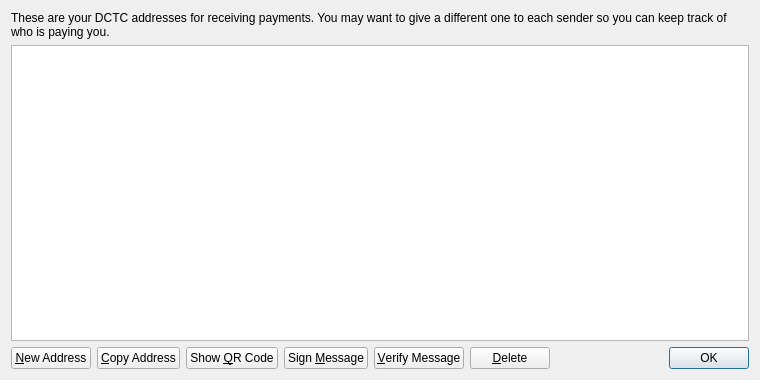
<?xml version="1.0" encoding="UTF-8"?>
<ui version="4.0">
 <class>AddressBookPage</class>
 <widget class="QWidget" name="AddressBookPage">
  <property name="geometry">
   <rect>
    <x>0</x>
    <y>0</y>
    <width>760</width>
    <height>380</height>
   </rect>
  </property>
  <property name="windowTitle">
   <string>Address Book</string>
  </property>
  <layout class="QVBoxLayout" name="verticalLayout">
   <item>
    <widget class="QLabel" name="labelExplanation">
     <property name="text">
      <string>These are your DCTC addresses for receiving payments. You may want to give a different one to each sender so you can keep track of who is paying you.</string>
     </property>
     <property name="textFormat">
      <enum>Qt::PlainText</enum>
     </property>
     <property name="wordWrap">
      <bool>true</bool>
     </property>
    </widget>
   </item>
   <item>
    <widget class="QTableView" name="tableView">
     <property name="contextMenuPolicy">
      <enum>Qt::CustomContextMenu</enum>
     </property>
     <property name="toolTip">
      <string>Double-click to edit address or label</string>
     </property>
     <property name="tabKeyNavigation">
      <bool>false</bool>
     </property>
     <property name="alternatingRowColors">
      <bool>true</bool>
     </property>
     <property name="selectionMode">
      <enum>QAbstractItemView::SingleSelection</enum>
     </property>
     <property name="selectionBehavior">
      <enum>QAbstractItemView::SelectRows</enum>
     </property>
     <property name="sortingEnabled">
      <bool>true</bool>
     </property>
     <attribute name="verticalHeaderVisible">
      <bool>false</bool>
     </attribute>
    </widget>
   </item>
   <item>
    <layout class="QHBoxLayout" name="horizontalLayout">
     <item>
      <widget class="QPushButton" name="newAddressButton">
       <property name="toolTip">
        <string>Create a new address</string>
       </property>
       <property name="text">
        <string>&amp;New Address</string>
       </property>
       <property name="icon">
        <iconset resource="../bitcoin.qrc">
         <normaloff>:/icons/add</normaloff>:/icons/add</iconset>
       </property>
      </widget>
     </item>
     <item>
      <widget class="QPushButton" name="copyToClipboard">
       <property name="toolTip">
        <string>Copy the currently selected address to the system clipboard</string>
       </property>
       <property name="text">
        <string>&amp;Copy Address</string>
       </property>
       <property name="icon">
        <iconset resource="../bitcoin.qrc">
         <normaloff>:/icons/editcopy</normaloff>:/icons/editcopy</iconset>
       </property>
      </widget>
     </item>
     <item>
      <widget class="QPushButton" name="showQRCode">
       <property name="text">
        <string>Show &amp;QR Code</string>
       </property>
       <property name="icon">
        <iconset resource="../bitcoin.qrc">
         <normaloff>:/icons/qrcode</normaloff>:/icons/qrcode</iconset>
       </property>
      </widget>
     </item>
     <item>
      <widget class="QPushButton" name="signMessage">
       <property name="toolTip">
        <string>Sign a message to prove you own a DCTC address</string>
       </property>
       <property name="text">
        <string>Sign &amp;Message</string>
       </property>
       <property name="icon">
        <iconset resource="../bitcoin.qrc">
         <normaloff>:/icons/edit</normaloff>:/icons/edit</iconset>
       </property>
      </widget>
     </item>
     <item>
      <widget class="QPushButton" name="verifyMessage">
       <property name="toolTip">
        <string>Verify a message to ensure it was signed with a specified DCTC address</string>
       </property>
       <property name="text">
        <string>&amp;Verify Message</string>
       </property>
       <property name="icon">
        <iconset resource="../bitcoin.qrc">
         <normaloff>:/icons/transaction_0</normaloff>:/icons/transaction_0</iconset>
       </property>
      </widget>
     </item>
     <item>
      <widget class="QPushButton" name="deleteButton">
       <property name="toolTip">
        <string>Delete the currently selected address from the list</string>
       </property>
       <property name="text">
        <string>&amp;Delete</string>
       </property>
       <property name="icon">
        <iconset resource="../bitcoin.qrc">
         <normaloff>:/icons/remove</normaloff>:/icons/remove</iconset>
       </property>
      </widget>
     </item>
     <item>
      <spacer name="horizontalSpacer">
       <property name="orientation">
        <enum>Qt::Horizontal</enum>
       </property>
       <property name="sizeHint" stdset="0">
        <size>
         <width>40</width>
         <height>20</height>
        </size>
       </property>
      </spacer>
     </item>
     <item>
      <widget class="QDialogButtonBox" name="buttonBox">
       <property name="sizePolicy">
        <sizepolicy hsizetype="Maximum" vsizetype="Fixed">
         <horstretch>0</horstretch>
         <verstretch>0</verstretch>
        </sizepolicy>
       </property>
       <property name="standardButtons">
        <set>QDialogButtonBox::Ok</set>
       </property>
      </widget>
     </item>
    </layout>
   </item>
  </layout>
 </widget>
 <resources>
  <include location="../bitcoin.qrc"/>
 </resources>
 <connections/>
</ui>
